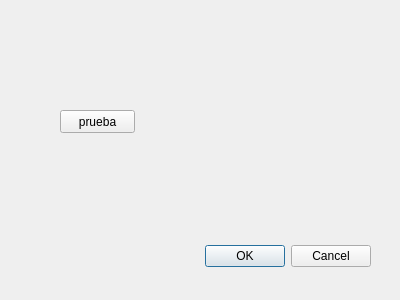
<?xml version="1.0" encoding="UTF-8"?>
<ui version="4.0">
 <class>demto3dDialogBase</class>
 <widget class="QDialog" name="demto3dDialogBase">
  <property name="geometry">
   <rect>
    <x>0</x>
    <y>0</y>
    <width>400</width>
    <height>300</height>
   </rect>
  </property>
  <property name="windowTitle">
   <string>DEMto3D</string>
  </property>
  <widget class="QDialogButtonBox" name="button_box">
   <property name="geometry">
    <rect>
     <x>30</x>
     <y>240</y>
     <width>341</width>
     <height>32</height>
    </rect>
   </property>
   <property name="orientation">
    <enum>Qt::Horizontal</enum>
   </property>
   <property name="standardButtons">
    <set>QDialogButtonBox::Cancel|QDialogButtonBox::Ok</set>
   </property>
  </widget>
  <widget class="QPushButton" name="pushButton">
   <property name="geometry">
    <rect>
     <x>60</x>
     <y>110</y>
     <width>75</width>
     <height>23</height>
    </rect>
   </property>
   <property name="text">
    <string>prueba</string>
   </property>
  </widget>
 </widget>
 <resources/>
 <connections>
  <connection>
   <sender>button_box</sender>
   <signal>accepted()</signal>
   <receiver>demto3dDialogBase</receiver>
   <slot>accept()</slot>
   <hints>
    <hint type="sourcelabel">
     <x>20</x>
     <y>20</y>
    </hint>
    <hint type="destinationlabel">
     <x>20</x>
     <y>20</y>
    </hint>
   </hints>
  </connection>
  <connection>
   <sender>button_box</sender>
   <signal>rejected()</signal>
   <receiver>demto3dDialogBase</receiver>
   <slot>reject()</slot>
   <hints>
    <hint type="sourcelabel">
     <x>20</x>
     <y>20</y>
    </hint>
    <hint type="destinationlabel">
     <x>20</x>
     <y>20</y>
    </hint>
   </hints>
  </connection>
 </connections>
</ui>
